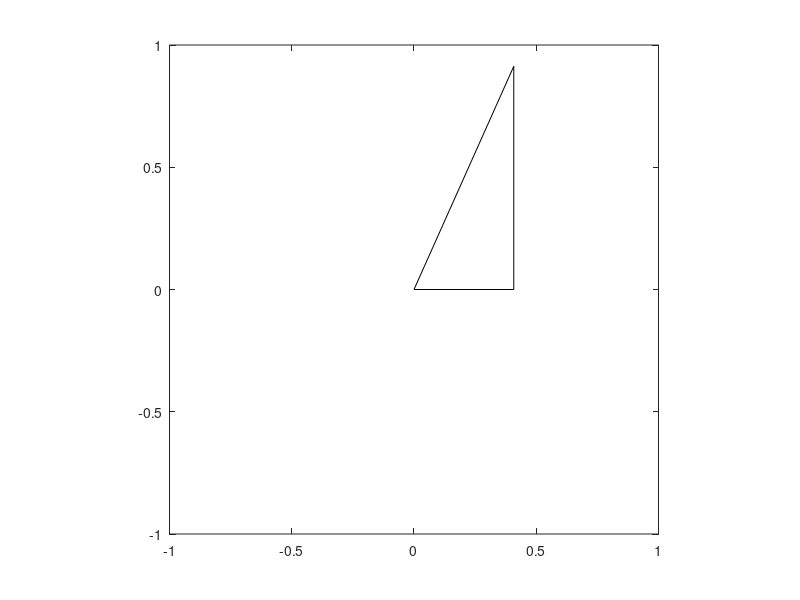

Recreate this plot in MATLAB.
%% SinAndCos.m

%models a triangle going around the unit circle

clear;
clf;
clc
%% parameters

N = 20;
theta = 0;
stepSize = 0.05;
dt = 0.02;

c = [0:0.1:20];

xc = cos(c);
yc = sin(c);


%% displays

for i = 0:stepSize:N
    x = cos(theta + i);
    y = sin(theta + i);
    
    
    plot([0,x], [0,y], 'k');
    hold on
    plot([0,x], [0,0], 'k');
    plot([x,x], [0,y], 'k');
    axis equal
    axis([-1, 1, -1, 1]);
    
    hold off
    drawnow
    pause(dt);
end